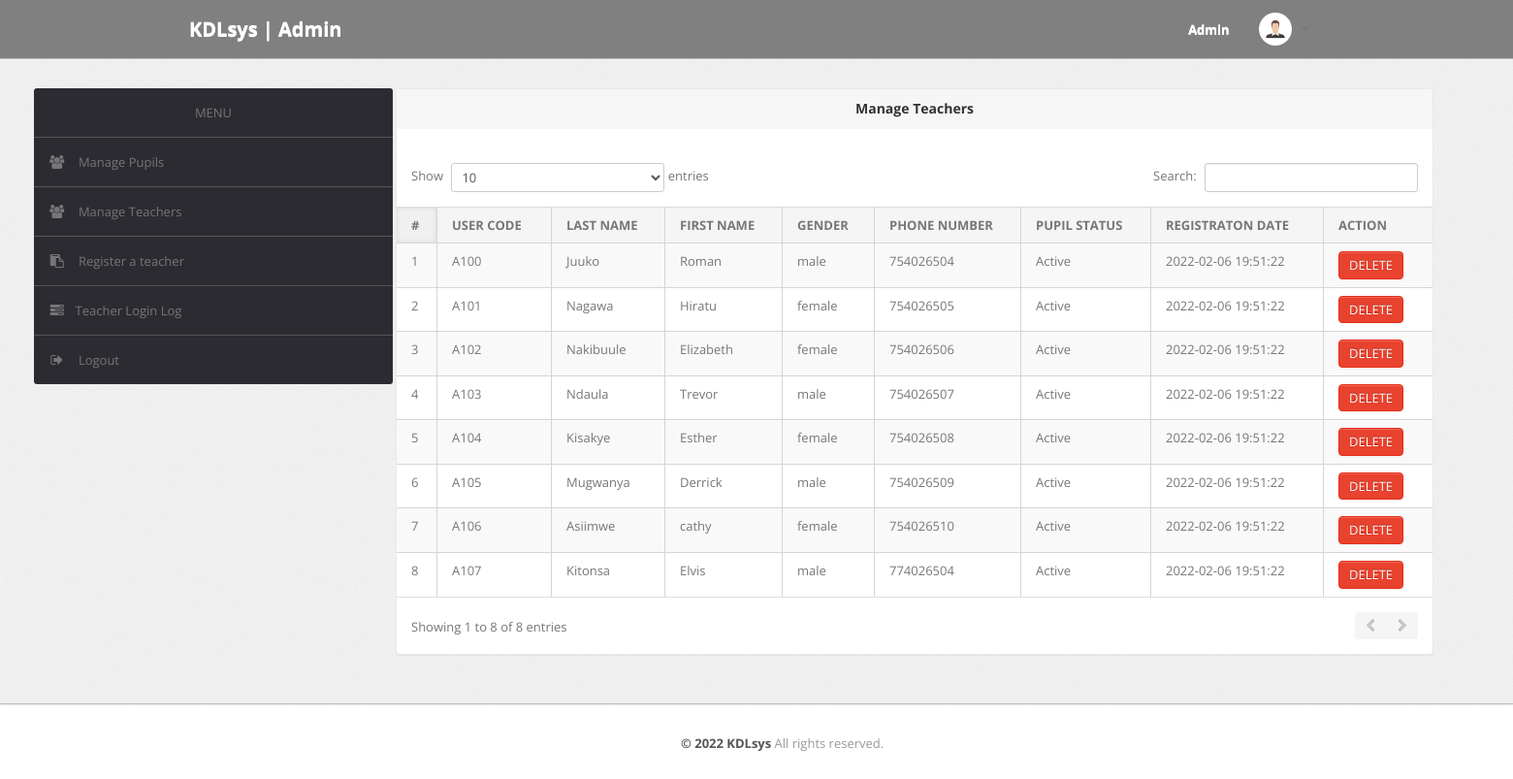
The app's page /admin/manage-pupils.php (signed in), older data.
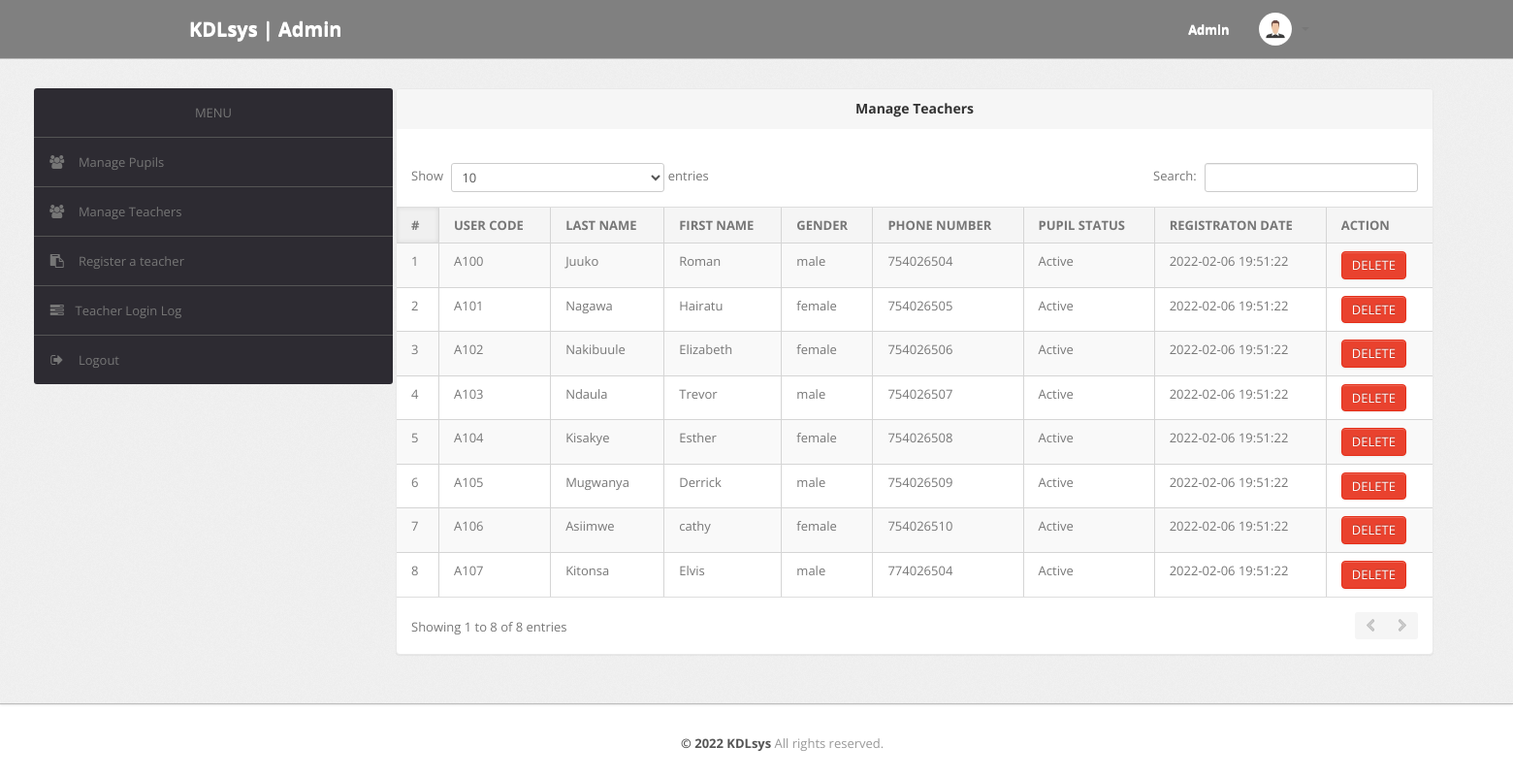
The same page, newer data.
### tables this page shows
CREATE TABLE IF NOT EXISTS `pupil` (
  `userCode` varchar(20) NOT NULL ,
  `lName` varchar(10) NOT NULL,
  `fName` varchar(20) NOT NULL,
  `Sex` varchar(10) NOT NULL,
  `regDate` timestamp NOT NULL DEFAULT CURRENT_TIMESTAMP,
  `phone_number` int (20) NOT NULL UNIQUE,
  `Status` VARCHAR(11) NOT NULL DEFAULT 'Active',
  PRIMARY KEY (`userCode`)
);

### admin/manage-pupils.php (the view, shortened to what this page needs)
<?php
include('include/config.php');
if(strlen($_SESSION['alogin'])==0)
	{
header('location:index.php');
}
else{
?>
<!DOCTYPE html>
<html lang="en">
<head>
	<link type="text/css" href="bootstrap/css/bootstrap.min.css" rel="stylesheet">
	<link type="text/css" href="bootstrap/css/bootstrap-responsive.min.css" rel="stylesheet">
	<link type="text/css" href="css/theme.css" rel="stylesheet">
	<link type="text/css" href="images/icons/css/font-awesome.css" rel="stylesheet">
</head>
<body>
<?php include('include/header.php');?>
	<div class="wrapper" >
		<div class="container" style="width: 100%;" >
			<div class="row" style="margin-left:5px;width: 100%; ">
<?php include('include/sidebar.php');?>
			<div class="span11" style="margin-left:3px; >
					<div class="content">
	<div class="module">
							<div class="module-head">
								<h3 style="text-align: center;">Manage Teachers</h3>
							</div>
							<div class="module-body table">
									<br />
								<table cellpadding="0" cellspacing="0" border="0" class="datatable-1 table table-bordered table-striped  display" >
                  <thead>
                    <tr>
                      <th>#</th>
                      <th>USER CODE</th>
                      <th>LAST NAME</th>
                      <th>FIRST NAME</th>
                      <th>GENDER</th>
                      <th>PHONE NUMBER</th>
                      <th>PUPIL STATUS</th>
                      <th>REGISTRATON DATE</th>
                      <th>ACTION</th>
                    </tr>
                  </thead>
                  <tbody>
<?php $query=mysqli_query($bd, "select * from pupil");
$cnt1=1;
while($row=mysqli_fetch_array($query))
{
?>
                    <tr>
                      <td><?php echo htmlentities($cnt1);?></td>
                      <td id="<?php echo $cnt1;?>"><?php echo htmlentities($row['userCode']);?></td>
                      <td ><?php echo htmlentities($row['lName']);?></td>
                      <td><?php echo htmlentities($row['fName']);?></td>
                      <td><?php echo htmlentities($row['Sex']);?></td>
                      <td> <?php echo htmlentities($row['phone_number']);?></td>
                      <td id="n<?php echo $cnt1;?>"> <?php echo htmlentities($row['Status']);?></td>
                      <td> <?php echo htmlentities($row['regDate']);?></td>
                      <td>
                       <button type="button" onClick="Delete(<?php echo $cnt1;?>)" class="btn btn-danger" >DELETE</button>
                      </td>
                    <?php $cnt1=$cnt1+1; } ?>
                </table>
							</div>
						</div>
					</div>
				</div>
			</div>
		</div>
<?php include('include/footer.php');?>
</body>
<?php } ?>

### admin/include/header.php (shortened to what this page needs)
<div class="navbar navbar-fixed-top" >
		<div class="navbar-inner" style="background-color: grey;">
			<div class="container">
			  	<a class="brand" href="#">
			  		<span style="color: white ;">KDLsys | Admin</span>
			  	</a>
				<div class="nav-collapse collapse navbar-inverse-collapse">
					<ul class="nav pull-right">
						<li><a href="#">
							<span style="color:white;">Admin</span>
						</a></li>
						<li class="nav-user dropdown">
							<a href="#" class="dropdown-toggle" data-toggle="dropdown">
								<img src="images/user.jpeg" class="nav-avatar" />
								<b class="caret"></b>
							</a>
						</li>
					</ul>
				</div>
			</div>
		</div>
	</div>

### admin/include/sidebar.php (shortened to what this page needs)
<div class="span4">
					<div class="sidebar">
<ul class="widget widget-menu unstyled">
							<li style="text-align: center;">
								<a>
									MENU
								</a>
							<li>
								<a href="manage-pupils.php">
									<i class="menu-icon icon-group"></i>
									Manage Pupils
								</a>
							</li>
							<li>
								<a href="manage-teachers.php">
									<i class="menu-icon icon-group"></i>
									Manage Teachers
								</a>
							</li>
							<li>
								<a href="Register-teacher.php">
									<i class="menu-icon icon-paste"></i>
									Register a teacher
								</a>
							</li>
							<li><a href="Teacher-logs.php"><i class="menu-icon icon-tasks"></i>Teacher Login Log </a></li>
							<li>
								<a href="logout.php">
									<i class="menu-icon icon-signout"></i>
									Logout
								</a>
							</li>
						</ul>
					</div>
				</div>

### admin/include/footer.php
<div class="footer">
	<div class="container" style="margin-left: 45%">
		<b class="copyright">&copy; 2022 KDLsys </b> All rights reserved.
	</div>
</div>

Row changes from the older to the newer data that the page shows:
changed pupil "Nagawa": fName "Hiratu" → "Hairatu"
